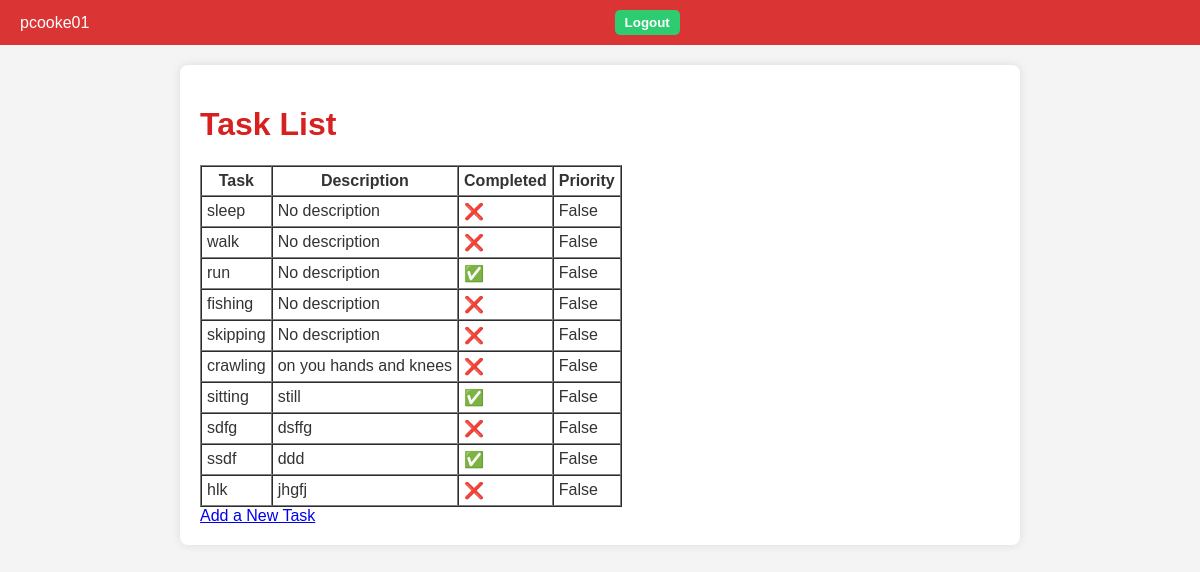
Page /tasks/ (signed in) on the committed database.
### tasks/models.py (models this page shows, shortened)
class Task(models.Model):
    name = models.CharField(max_length=255, help_text="Enter the task name.")
    completed = models.BooleanField(default=False, help_text="Is the task completed?")
    priority = models.BooleanField(default=False, help_text="Is the task a priority?")
    description = models.TextField(blank=True, help_text="Enter the task description.")
    created_at = models.DateTimeField(auto_now_add=True, help_text="The time when the task was created.")
    updated_at = models.DateTimeField(auto_now=True, help_text="The time when the task was last updated.")
    user = models.ForeignKey(User, on_delete=models.CASCADE, related_name="tasks")  # <-- new

### tasks/views.py (the view)
# urls.py: path("", views.index, name="index"),
@login_required(login_url="users:login")  # Ensure only logged-in users can access
def index(request):
    tasks = Task.objects.filter(user=request.user)
    return render(request, "tasks/index.html", {
        "tasks": tasks  # Pass tasks to the template
    })

### tasks/templates/tasks/index.html
{% extends "tasks/layout.html" %}
{% block content %}
<h1>Task List</h1>
<table border="1" cellpadding="5" cellspacing="0">
    <thead>
        <tr>
            <th>Task</th>
            <th>Description</th>
            <th>Completed</th>
            <th>Priority</th>
        </tr>
    </thead>
    <tbody>
        {% for task in tasks %}
            <tr>
                <td>{{ task.name }}</td>
                <td>{{ task.description|default:"No description" }}</td>
                <td>
                    {% if task.completed %}
                        ✅
                    {% else %}
                        ❌
                    {% endif %}
                </td>
                <td>
                    {% if task.priority %}
                        True
                    {% else %}
                        False
                    {% endif %}
                </td>
            </tr>
        {% empty %}
            <tr>
                <td colspan="3">No Tasks.</td>
            </tr>
        {% endfor %}
    </tbody>
</table>
<a href="{% url 'tasks:add' %}">Add a New Task</a>
{% endblock %}

### tasks/templates/tasks/layout.html (shortened to what this page needs)
{% load static %}
<!DOCTYPE html>
<html lang="en">
<head>
    <link rel="stylesheet" href="{% static 'tasks/styles.css' %}">
</head>
<body>
    <header>
        <div class="user-info">
            {% if request.user.is_authenticated %}
                <span>{{ request.user.username }}</span>
                <form action="{% url 'users:logout' %}" method="post">
                    <button type="submit">Logout</button>
                </form>
            {% endif %}
        </div>
    </header>
    <main>
        {% block content %}
        {% endblock %}
    </main>
</body>
</html>

### tasks/static/tasks/styles.css (style rules this page uses)
body { font-family: Helvetica, sans-serif; background-color: #f4f4f4; color: #333; margin: 0; padding: 0; }
header { background-color: #db3434; padding: 10px 20px; color: white; }
header .user-info { display: flex; justify-content: flex-end; align-items: center; }
header .user-info span { margin-right: 15px; }
header .user-info a, header .user-info button { background-color: #2ecc71; border: none; padding: 5px 10px; color: white; border-radius: 5px; cursor: pointer; margin-left: 10px; }
main { max-width: 800px; margin: 20px auto; padding: 20px; background-color: white; box-shadow: 0 0 10px rgba(0, 0, 0, 0.1); border-radius: 8px; }
main h1 { font-size: 2rem; text-align: left; color: #d72121; }
form { display: flex; flex-direction: column; gap: 15px; max-width: 400px; margin: 0 auto; }
form button { padding: 10px; background-color: #3498db; border: none; color: white; font-weight: bold; cursor: pointer; border-radius: 5px; }

### rows in the picture
Task: name "sleep", description "No description", priority "False"
Task: name "walk", description "No description", priority "False"
Task: name "run", description "No description", priority "False"
Task: name "fishing", description "No description", priority "False"
Task: name "skipping", description "No description", priority "False"
Task: name "crawling", description "on you hands and knees", priority "False"
Task: name "sitting", description "still", priority "False"
Task: name "sdfg", description "dsffg", priority "False"
Task: name "ssdf", description "ddd", priority "False"
Task: name "hlk", description "jhgfj", priority "False"

### other values in the picture
{{ request.user.username }} "pcooke01"
